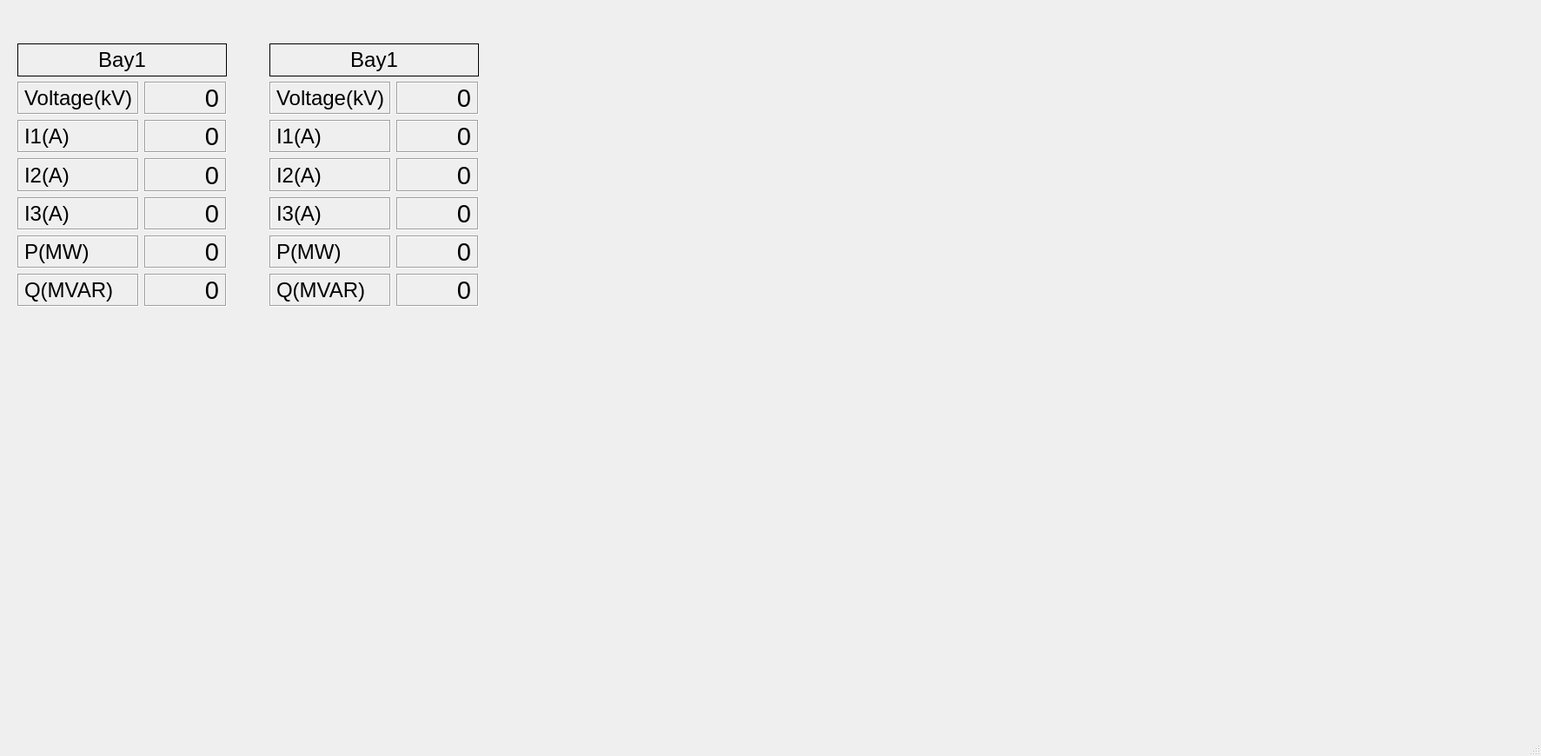
<?xml version="1.0" encoding="UTF-8"?>
<ui version="4.0">
 <class>MainWindow</class>
 <widget class="QMainWindow" name="MainWindow">
  <property name="geometry">
   <rect>
    <x>0</x>
    <y>0</y>
    <width>1773</width>
    <height>870</height>
   </rect>
  </property>
  <property name="windowTitle">
   <string>Pymodbus Gui Test</string>
  </property>
  <widget class="QWidget" name="centralwidget">
   <widget class="QWidget" name="layoutWidget">
    <property name="geometry">
     <rect>
      <x>20</x>
      <y>50</y>
      <width>241</width>
      <height>303</height>
     </rect>
    </property>
    <property name="font">
     <font>
      <pointsize>18</pointsize>
     </font>
    </property>
    <layout class="QGridLayout" name="gridLayout_Bay_1">
     <item row="2" column="0">
      <widget class="QLabel" name="label_I1_1">
       <property name="font">
        <font>
         <pointsize>18</pointsize>
        </font>
       </property>
       <property name="frameShape">
        <enum>QFrame::Box</enum>
       </property>
       <property name="frameShadow">
        <enum>QFrame::Sunken</enum>
       </property>
       <property name="text">
        <string>I1(A)</string>
       </property>
       <property name="alignment">
        <set>Qt::AlignLeading|Qt::AlignLeft|Qt::AlignVCenter</set>
       </property>
      </widget>
     </item>
     <item row="3" column="1">
      <widget class="QLabel" name="label_I2_Val_1">
       <property name="font">
        <font>
         <pointsize>22</pointsize>
        </font>
       </property>
       <property name="frameShape">
        <enum>QFrame::Box</enum>
       </property>
       <property name="frameShadow">
        <enum>QFrame::Sunken</enum>
       </property>
       <property name="text">
        <string>0</string>
       </property>
       <property name="alignment">
        <set>Qt::AlignRight|Qt::AlignTrailing|Qt::AlignVCenter</set>
       </property>
      </widget>
     </item>
     <item row="5" column="0">
      <widget class="QLabel" name="label_P_1">
       <property name="font">
        <font>
         <pointsize>18</pointsize>
        </font>
       </property>
       <property name="frameShape">
        <enum>QFrame::Box</enum>
       </property>
       <property name="frameShadow">
        <enum>QFrame::Sunken</enum>
       </property>
       <property name="text">
        <string>P(MW)</string>
       </property>
       <property name="alignment">
        <set>Qt::AlignLeading|Qt::AlignLeft|Qt::AlignVCenter</set>
       </property>
      </widget>
     </item>
     <item row="6" column="1">
      <widget class="QLabel" name="label_Q_val_1">
       <property name="font">
        <font>
         <pointsize>22</pointsize>
        </font>
       </property>
       <property name="frameShape">
        <enum>QFrame::Box</enum>
       </property>
       <property name="frameShadow">
        <enum>QFrame::Sunken</enum>
       </property>
       <property name="text">
        <string>0</string>
       </property>
       <property name="alignment">
        <set>Qt::AlignRight|Qt::AlignTrailing|Qt::AlignVCenter</set>
       </property>
      </widget>
     </item>
     <item row="4" column="1">
      <widget class="QLabel" name="label_I3_Val_1">
       <property name="font">
        <font>
         <pointsize>22</pointsize>
        </font>
       </property>
       <property name="frameShape">
        <enum>QFrame::Box</enum>
       </property>
       <property name="frameShadow">
        <enum>QFrame::Sunken</enum>
       </property>
       <property name="text">
        <string>0</string>
       </property>
       <property name="alignment">
        <set>Qt::AlignRight|Qt::AlignTrailing|Qt::AlignVCenter</set>
       </property>
      </widget>
     </item>
     <item row="1" column="0">
      <widget class="QLabel" name="label_Voltage_1">
       <property name="font">
        <font>
         <pointsize>18</pointsize>
        </font>
       </property>
       <property name="frameShape">
        <enum>QFrame::Box</enum>
       </property>
       <property name="frameShadow">
        <enum>QFrame::Sunken</enum>
       </property>
       <property name="text">
        <string>Voltage(kV)</string>
       </property>
       <property name="alignment">
        <set>Qt::AlignLeading|Qt::AlignLeft|Qt::AlignVCenter</set>
       </property>
      </widget>
     </item>
     <item row="1" column="1">
      <widget class="QLabel" name="label_Voltage_Val_1">
       <property name="font">
        <font>
         <pointsize>22</pointsize>
        </font>
       </property>
       <property name="frameShape">
        <enum>QFrame::Box</enum>
       </property>
       <property name="frameShadow">
        <enum>QFrame::Sunken</enum>
       </property>
       <property name="text">
        <string>0</string>
       </property>
       <property name="alignment">
        <set>Qt::AlignRight|Qt::AlignTrailing|Qt::AlignVCenter</set>
       </property>
      </widget>
     </item>
     <item row="4" column="0">
      <widget class="QLabel" name="label_I3_1">
       <property name="font">
        <font>
         <pointsize>18</pointsize>
        </font>
       </property>
       <property name="frameShape">
        <enum>QFrame::Box</enum>
       </property>
       <property name="frameShadow">
        <enum>QFrame::Sunken</enum>
       </property>
       <property name="text">
        <string>I3(A)</string>
       </property>
       <property name="alignment">
        <set>Qt::AlignLeading|Qt::AlignLeft|Qt::AlignVCenter</set>
       </property>
      </widget>
     </item>
     <item row="5" column="1">
      <widget class="QLabel" name="label_P_Val_1">
       <property name="font">
        <font>
         <pointsize>22</pointsize>
        </font>
       </property>
       <property name="frameShape">
        <enum>QFrame::Box</enum>
       </property>
       <property name="frameShadow">
        <enum>QFrame::Sunken</enum>
       </property>
       <property name="text">
        <string>0</string>
       </property>
       <property name="alignment">
        <set>Qt::AlignRight|Qt::AlignTrailing|Qt::AlignVCenter</set>
       </property>
      </widget>
     </item>
     <item row="3" column="0">
      <widget class="QLabel" name="label_I2_1">
       <property name="font">
        <font>
         <pointsize>18</pointsize>
        </font>
       </property>
       <property name="frameShape">
        <enum>QFrame::Box</enum>
       </property>
       <property name="frameShadow">
        <enum>QFrame::Sunken</enum>
       </property>
       <property name="text">
        <string>I2(A)</string>
       </property>
       <property name="alignment">
        <set>Qt::AlignLeading|Qt::AlignLeft|Qt::AlignVCenter</set>
       </property>
      </widget>
     </item>
     <item row="2" column="1">
      <widget class="QLabel" name="label_I1_Val_1">
       <property name="font">
        <font>
         <pointsize>22</pointsize>
        </font>
       </property>
       <property name="frameShape">
        <enum>QFrame::Box</enum>
       </property>
       <property name="frameShadow">
        <enum>QFrame::Sunken</enum>
       </property>
       <property name="text">
        <string>0</string>
       </property>
       <property name="alignment">
        <set>Qt::AlignRight|Qt::AlignTrailing|Qt::AlignVCenter</set>
       </property>
      </widget>
     </item>
     <item row="6" column="0">
      <widget class="QLabel" name="label_Q_1">
       <property name="font">
        <font>
         <pointsize>18</pointsize>
        </font>
       </property>
       <property name="frameShape">
        <enum>QFrame::Box</enum>
       </property>
       <property name="frameShadow">
        <enum>QFrame::Sunken</enum>
       </property>
       <property name="text">
        <string>Q(MVAR)</string>
       </property>
       <property name="alignment">
        <set>Qt::AlignLeading|Qt::AlignLeft|Qt::AlignVCenter</set>
       </property>
      </widget>
     </item>
     <item row="0" column="0" colspan="2">
      <widget class="QLabel" name="label_Bay_1">
       <property name="font">
        <font>
         <pointsize>18</pointsize>
        </font>
       </property>
       <property name="frameShape">
        <enum>QFrame::Box</enum>
       </property>
       <property name="text">
        <string>Bay1</string>
       </property>
       <property name="alignment">
        <set>Qt::AlignCenter</set>
       </property>
      </widget>
     </item>
    </layout>
   </widget>
   <widget class="QWidget" name="layoutWidget_2">
    <property name="geometry">
     <rect>
      <x>310</x>
      <y>50</y>
      <width>241</width>
      <height>303</height>
     </rect>
    </property>
    <property name="font">
     <font>
      <pointsize>18</pointsize>
     </font>
    </property>
    <layout class="QGridLayout" name="gridLayout_Bay_2">
     <item row="2" column="0">
      <widget class="QLabel" name="label_I1_2">
       <property name="font">
        <font>
         <pointsize>18</pointsize>
        </font>
       </property>
       <property name="frameShape">
        <enum>QFrame::Box</enum>
       </property>
       <property name="frameShadow">
        <enum>QFrame::Sunken</enum>
       </property>
       <property name="text">
        <string>I1(A)</string>
       </property>
       <property name="alignment">
        <set>Qt::AlignLeading|Qt::AlignLeft|Qt::AlignVCenter</set>
       </property>
      </widget>
     </item>
     <item row="3" column="1">
      <widget class="QLabel" name="label_I2_Val_2">
       <property name="font">
        <font>
         <pointsize>22</pointsize>
        </font>
       </property>
       <property name="frameShape">
        <enum>QFrame::Box</enum>
       </property>
       <property name="frameShadow">
        <enum>QFrame::Sunken</enum>
       </property>
       <property name="text">
        <string>0</string>
       </property>
       <property name="alignment">
        <set>Qt::AlignRight|Qt::AlignTrailing|Qt::AlignVCenter</set>
       </property>
      </widget>
     </item>
     <item row="5" column="0">
      <widget class="QLabel" name="label_P_2">
       <property name="font">
        <font>
         <pointsize>18</pointsize>
        </font>
       </property>
       <property name="frameShape">
        <enum>QFrame::Box</enum>
       </property>
       <property name="frameShadow">
        <enum>QFrame::Sunken</enum>
       </property>
       <property name="text">
        <string>P(MW)</string>
       </property>
       <property name="alignment">
        <set>Qt::AlignLeading|Qt::AlignLeft|Qt::AlignVCenter</set>
       </property>
      </widget>
     </item>
     <item row="6" column="1">
      <widget class="QLabel" name="label_Q_val_2">
       <property name="font">
        <font>
         <pointsize>22</pointsize>
        </font>
       </property>
       <property name="frameShape">
        <enum>QFrame::Box</enum>
       </property>
       <property name="frameShadow">
        <enum>QFrame::Sunken</enum>
       </property>
       <property name="text">
        <string>0</string>
       </property>
       <property name="alignment">
        <set>Qt::AlignRight|Qt::AlignTrailing|Qt::AlignVCenter</set>
       </property>
      </widget>
     </item>
     <item row="4" column="1">
      <widget class="QLabel" name="label_I3_Val_2">
       <property name="font">
        <font>
         <pointsize>22</pointsize>
        </font>
       </property>
       <property name="frameShape">
        <enum>QFrame::Box</enum>
       </property>
       <property name="frameShadow">
        <enum>QFrame::Sunken</enum>
       </property>
       <property name="text">
        <string>0</string>
       </property>
       <property name="alignment">
        <set>Qt::AlignRight|Qt::AlignTrailing|Qt::AlignVCenter</set>
       </property>
      </widget>
     </item>
     <item row="1" column="0">
      <widget class="QLabel" name="label_Voltage_2">
       <property name="font">
        <font>
         <pointsize>18</pointsize>
        </font>
       </property>
       <property name="frameShape">
        <enum>QFrame::Box</enum>
       </property>
       <property name="frameShadow">
        <enum>QFrame::Sunken</enum>
       </property>
       <property name="text">
        <string>Voltage(kV)</string>
       </property>
       <property name="alignment">
        <set>Qt::AlignLeading|Qt::AlignLeft|Qt::AlignVCenter</set>
       </property>
      </widget>
     </item>
     <item row="1" column="1">
      <widget class="QLabel" name="label_Voltage_Val_2">
       <property name="font">
        <font>
         <pointsize>22</pointsize>
        </font>
       </property>
       <property name="frameShape">
        <enum>QFrame::Box</enum>
       </property>
       <property name="frameShadow">
        <enum>QFrame::Sunken</enum>
       </property>
       <property name="text">
        <string>0</string>
       </property>
       <property name="alignment">
        <set>Qt::AlignRight|Qt::AlignTrailing|Qt::AlignVCenter</set>
       </property>
      </widget>
     </item>
     <item row="4" column="0">
      <widget class="QLabel" name="label_I3_2">
       <property name="font">
        <font>
         <pointsize>18</pointsize>
        </font>
       </property>
       <property name="frameShape">
        <enum>QFrame::Box</enum>
       </property>
       <property name="frameShadow">
        <enum>QFrame::Sunken</enum>
       </property>
       <property name="text">
        <string>I3(A)</string>
       </property>
       <property name="alignment">
        <set>Qt::AlignLeading|Qt::AlignLeft|Qt::AlignVCenter</set>
       </property>
      </widget>
     </item>
     <item row="5" column="1">
      <widget class="QLabel" name="label_P_Val_2">
       <property name="font">
        <font>
         <pointsize>22</pointsize>
        </font>
       </property>
       <property name="frameShape">
        <enum>QFrame::Box</enum>
       </property>
       <property name="frameShadow">
        <enum>QFrame::Sunken</enum>
       </property>
       <property name="text">
        <string>0</string>
       </property>
       <property name="alignment">
        <set>Qt::AlignRight|Qt::AlignTrailing|Qt::AlignVCenter</set>
       </property>
      </widget>
     </item>
     <item row="3" column="0">
      <widget class="QLabel" name="label_I2_2">
       <property name="font">
        <font>
         <pointsize>18</pointsize>
        </font>
       </property>
       <property name="frameShape">
        <enum>QFrame::Box</enum>
       </property>
       <property name="frameShadow">
        <enum>QFrame::Sunken</enum>
       </property>
       <property name="text">
        <string>I2(A)</string>
       </property>
       <property name="alignment">
        <set>Qt::AlignLeading|Qt::AlignLeft|Qt::AlignVCenter</set>
       </property>
      </widget>
     </item>
     <item row="2" column="1">
      <widget class="QLabel" name="label_I1_Val_2">
       <property name="font">
        <font>
         <pointsize>22</pointsize>
        </font>
       </property>
       <property name="frameShape">
        <enum>QFrame::Box</enum>
       </property>
       <property name="frameShadow">
        <enum>QFrame::Sunken</enum>
       </property>
       <property name="text">
        <string>0</string>
       </property>
       <property name="alignment">
        <set>Qt::AlignRight|Qt::AlignTrailing|Qt::AlignVCenter</set>
       </property>
      </widget>
     </item>
     <item row="6" column="0">
      <widget class="QLabel" name="label_Q_2">
       <property name="font">
        <font>
         <pointsize>18</pointsize>
        </font>
       </property>
       <property name="frameShape">
        <enum>QFrame::Box</enum>
       </property>
       <property name="frameShadow">
        <enum>QFrame::Sunken</enum>
       </property>
       <property name="text">
        <string>Q(MVAR)</string>
       </property>
       <property name="alignment">
        <set>Qt::AlignLeading|Qt::AlignLeft|Qt::AlignVCenter</set>
       </property>
      </widget>
     </item>
     <item row="0" column="0" colspan="2">
      <widget class="QLabel" name="label_Bay_2">
       <property name="font">
        <font>
         <pointsize>18</pointsize>
        </font>
       </property>
       <property name="frameShape">
        <enum>QFrame::Box</enum>
       </property>
       <property name="text">
        <string>Bay1</string>
       </property>
       <property name="alignment">
        <set>Qt::AlignCenter</set>
       </property>
      </widget>
     </item>
    </layout>
   </widget>
  </widget>
  <widget class="QMenuBar" name="menubar">
   <property name="geometry">
    <rect>
     <x>0</x>
     <y>0</y>
     <width>1773</width>
     <height>21</height>
    </rect>
   </property>
  </widget>
  <widget class="QStatusBar" name="statusbar"/>
 </widget>
 <resources/>
 <connections/>
</ui>
